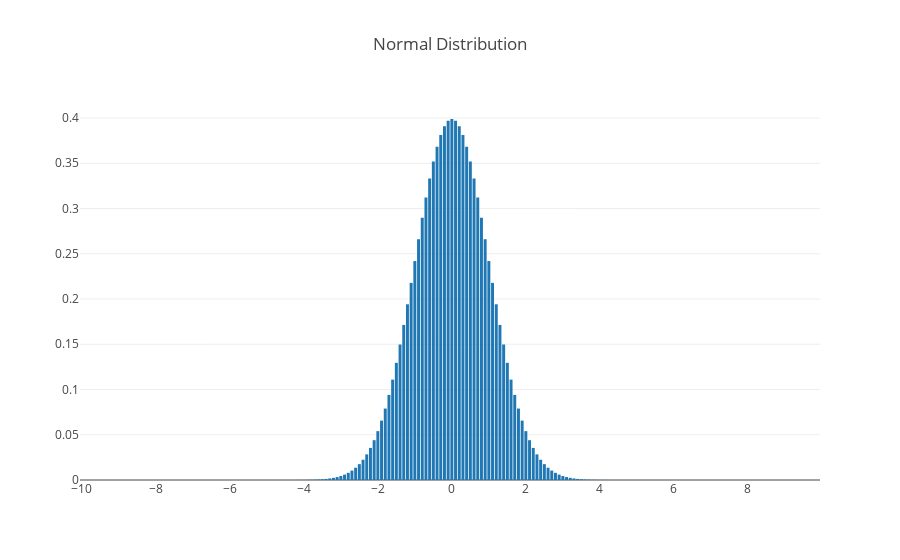

Notebook cell for this chart:
### Markdown cell above
## Some plots of the distributions

### Code cell
x = np.arange(-10,10,0.1)

normal_dist = NormalDistribution()

fig = go.Figure(
    data=[go.Bar(x=x, y=normal_dist.get_pdf_values(x))], 
    layout=go.Layout(title='Normal Distribution'))

iplot(fig)

### Figure 1 — Plotly figure (JSON) as saved in the notebook; plotly's stock layout.template omitted (floating-point values rounded to 4 significant figures; data arrays with more than 128 entries replaced by an {"elided": "..."} marker saying what was removed)
{"data": [{"type": "bar", "x": {"elided": "200 float values"}, "y": {"elided": "200 float values"}}], "layout": {"title": "Normal Distribution"}}
